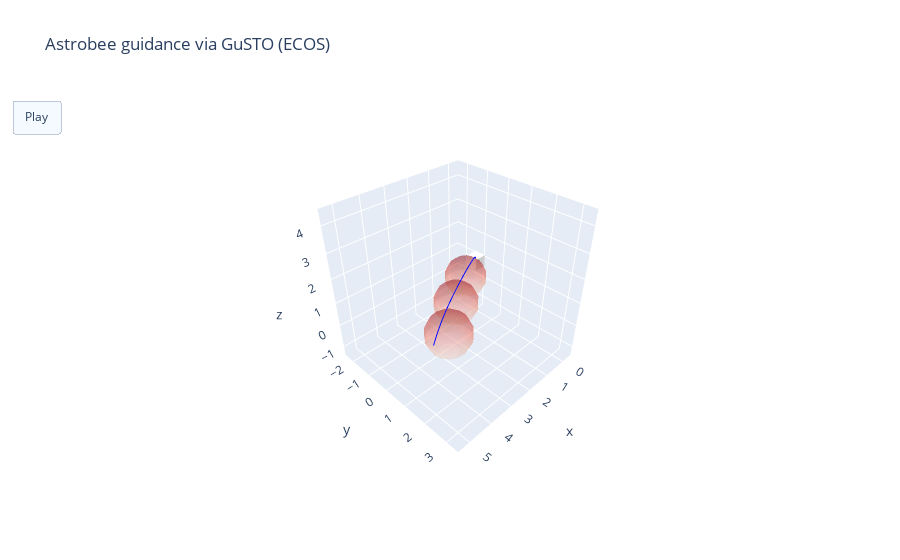

Here is the notebook cell this chart was saved with:
### Code cell
import numpy as np
import plotly.graph_objs as go
from scipy.spatial.transform import Rotation as R

def create_cube(center, size, quaternion):
    """Creates a rotated cube using a quaternion."""
    half = size / 2.0
    vertices = np.array([  # Cube vertices
        [-half, -half, -half], [half, -half, -half], [half, half, -half], [-half, half, -half],
        [-half, -half, half], [half, -half, half], [half, half, half], [-half, half, half]
    ])

    # Apply rotation using quaternion
    r = R.from_quat(quaternion)
    rotated_vertices = r.apply(vertices) + center

    # Cube faces (each face as a set of 4 vertices)
    faces = [
        [0, 1, 2, 3], [4, 5, 6, 7], [0, 1, 5, 4],
        [2, 3, 7, 6], [0, 3, 7, 4], [1, 2, 6, 5]
    ]

    # Define mesh faces for the cube
    i_faces = [face[0] for face in faces]
    j_faces = [face[1] for face in faces]
    k_faces = [face[2] for face in faces]
    i_faces += [face[0] for face in faces]
    j_faces += [face[2] for face in faces]
    k_faces += [face[3] for face in faces]

    # Mesh3d for the cube (white cube)
    cube = go.Mesh3d(
        x=rotated_vertices[:, 0], y=rotated_vertices[:, 1], z=rotated_vertices[:, 2],
        i=i_faces, j=j_faces, k=k_faces, opacity=1.0, color='white'
    )

    # Create "eyes" (small blue circles) on the cube's faces
    eye_radius = 0.1
    eye_positions = [
        [half,0.13,0], [half,-0.13,0]
    ]

    # Apply rotation to eye positions
    rotated_eye_positions = r.apply(eye_positions) + center

    eye_spheres = []
    for pos in rotated_eye_positions:
        u, v = np.mgrid[0:2*np.pi:10j, 0:np.pi:5j]
        x_eye = eye_radius * np.cos(u) * np.sin(v) + pos[0]
        y_eye = eye_radius * np.sin(u) * np.sin(v) + pos[1]
        z_eye = eye_radius * np.cos(v) + pos[2]

        # Crear una matriz de color uniforme (por ejemplo, azul con un solo valor)
        color_value = np.full_like(x_eye, 0.5)  # 0.5 es un tono de azul en la escala

        eye_spheres.append(go.Surface(
            x=x_eye, y=y_eye, z=z_eye, surfacecolor=color_value,
            colorscale=[[0, 'deepskyblue'], [1, 'deepskyblue']], opacity=1.0, showscale=False
        ))

    return cube, eye_spheres

def create_spheres(spheres):
    """Creates spheres as surfaces."""
    sphere_traces = []
    for sphere in spheres:
        h, rc = sphere['h'], sphere['rc']
        u, v = np.mgrid[0:2*np.pi:16j, 0:np.pi:8j]
        x_sphere = rc * np.cos(u) * np.sin(v) + h[0]
        y_sphere = rc * np.sin(u) * np.sin(v) + h[1]
        z_sphere = rc * np.cos(v) + h[2]
        sphere_traces.append(go.Surface(
            x=x_sphere, y=y_sphere, z=z_sphere, colorscale='Reds', opacity=0.3, showscale=False
        ))
    return sphere_traces

def plot_3d_trajectory_with_cube(x_value, spheres):
    quaternions = x_value[6:10, :]
    x_traj, y_traj, z_traj = x_value[0, :], x_value[1, :], x_value[2, :]

    trace_trajectory = go.Scatter3d(x=x_traj, y=y_traj, z=z_traj, mode='lines',
                                    line=dict(color='blue', width=2))

    # Set axis limits with uniform scaling
    padding = 0.5
    max_range = max(max(x_traj) - min(x_traj), max(y_traj) - min(y_traj), max(z_traj) - min(z_traj)) / 2
    mid_x, mid_y, mid_z = (max(x_traj) + min(x_traj)) / 2, (max(y_traj) + min(y_traj)) / 2, (max(z_traj) + min(z_traj)) / 2
    x_range = [mid_x - max_range - padding, mid_x + max_range + padding]
    y_range = [mid_y - max_range - padding, mid_y + max_range + padding]
    z_range = [mid_z - max_range - padding, mid_z + max_range + padding]

    # Initial cube (white with blue eyes)
    cube, eye_spheres = create_cube([x_traj[0], y_traj[0], z_traj[0]], 0.5, quaternions[:, 0])

    # Initial spheres
    sphere_traces = create_spheres(spheres)

    # Animation frames
    frames = [
        go.Frame(data=[
            go.Scatter3d(x=x_traj, y=y_traj, z=z_traj, mode='lines',
                         marker=dict(size=2, color='blue')),
            create_cube([x_traj[k], y_traj[k], z_traj[k]], 0.5, quaternions[:, k])[0],
        ] + create_spheres(spheres) + create_cube([x_traj[k], y_traj[k], z_traj[k]], 0.5, quaternions[:, k])[1])
        for k in range(len(x_traj))
    ]

    layout = go.Layout(
        title='Astrobee guidance via GuSTO (ECOS)',
        scene=dict(
            xaxis_title='x', yaxis_title='y', zaxis_title='z',
            xaxis=dict(range=x_range, autorange=False),
            yaxis=dict(range=y_range, autorange=False),
            zaxis=dict(range=z_range, autorange=False),
            aspectmode='cube',  # Ensures correct proportions
            camera=dict(eye=dict(x=1.5, y=1.5, z=1.5))  # Adjust camera view for better visibility
        ),
        updatemenus=[dict(type='buttons', buttons=[dict(label='Play', method='animate',
                                                       args=[None, dict(frame=dict(duration=50, redraw=True),
                                                                        fromcurrent=True)])])])

    fig = go.Figure(data=[trace_trajectory, cube] + sphere_traces + eye_spheres, layout=layout, frames=frames)
    fig.show()

spheres = [
    {'h': c_obs1_double, 'rc': d_obs1_double},
    {'h': c_obs2_double, 'rc': d_obs2_double},
    {'h': c_obs3_double, 'rc': d_obs3_double}
]

plot_3d_trajectory_with_cube(x_value, spheres)
